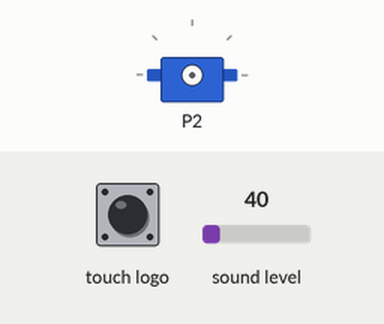
Simulated run of this program. Board: BBC micro:bit (MakeCode). Shown: servo. The test bench sets the inputs (shaded band); at power-on: sound level 40.

Above: at 1.2 s.
1.3 s: sound level set to 161
2.8 s: sound level set to 169
4.3 s: touch logo pressed for 0.15 s
At 5.4 s:
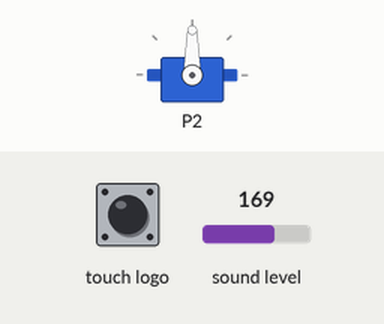
Timing chart, 0 to 7.3 s (numbered marks = the images above; inputs shaded):
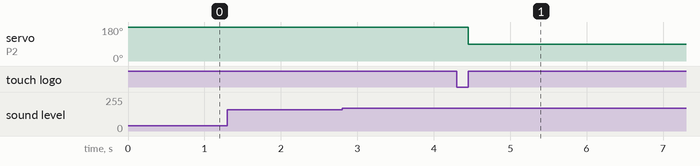

The program:

main.ts
```typescript
input.onLogoEvent(TouchButtonEvent.Pressed, function () {
    if (모터_구동_중 == true) {
        servos.P2.run(0)
        모터_구동_중 = false
    } else {
        servos.P2.run(100)
        모터_구동_중 = true
    }
    basic.pause(500)
})
input.onSound(DetectedSound.Loud, function () {
    input.setSoundThreshold(SoundThreshold.Loud, 230)
    if (모터_구동_중 == true) {
        servos.P2.run(0)
        모터_구동_중 = false
    } else {
        servos.P2.run(100)
        모터_구동_중 = true
    }
    basic.pause(500)
})
input.onGesture(Gesture.ScreenDown, function () {
    basic.clearScreen()
    music.stopAllSounds()
})
let 모터_구동_중 = false
모터_구동_중 = false
```

test.ts
```typescript
// 테스트는 여기로 이동합니다; 이 패키지가 확장으로 사용될 때 컴파일되지 않을 것 입니다.
```

Measured:
- after the input at 1.3 s, every drawn part: stays the same
- after the input at 4.3 s, servo on P2: 180° → 90° after 0.15 s
